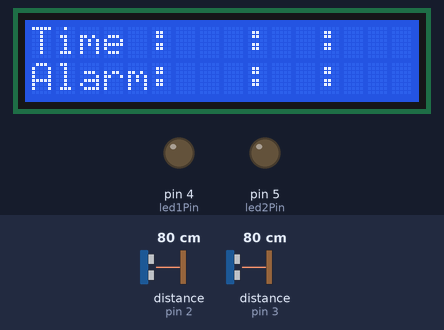
A program run on a simulated Arduino Uno, built with avr-gcc and run on an emulated ATmega328P. On the bench: 16×2 character LCD, output pins drawn as LEDs (lit = HIGH). Wiring (inferred from the names in the program): 2 × range finder with pulse-width output: data pin 2 / data pin 3. Inputs (shaded band) come from the test bench; at power-on: distance to the obstacle (sensors on pin 2, pin 3) 80 cm. What the program prints to the serial monitor is not drawn.

Above: at 0.36 s.
At 1.2 s:
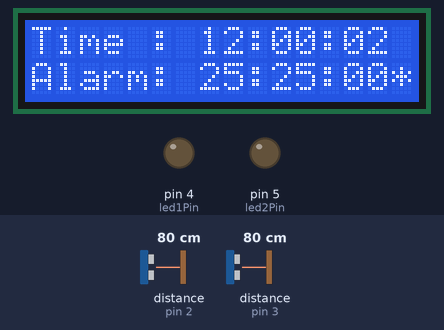
1.3 s: distance to the obstacle (sensor on pin 2) set to 250 cm
At 1.34 s:
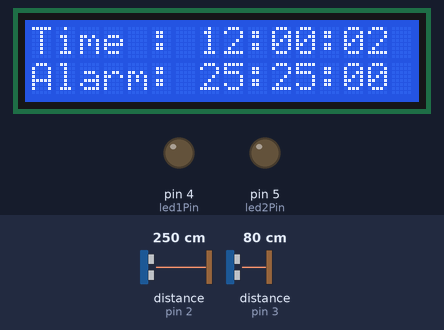

The program:

main.cpp
```cpp
#include <Arduino.h>
#include "functions.hpp"
#include "string.h"

//Variable names for the switches and leds
const uint8_t led1Pin = 4;
const uint8_t led2Pin = 5;
const uint8_t switch1Pin = 2;
const uint8_t switch2Pin = 3;

//Clocktime
uint8_t hours = 12;
uint8_t minutes = 0;
uint8_t seconds = 0;

//Alarm time
uint8_t Alarmhours = 12;
uint8_t Alarmminutes = 0;
uint8_t Alarmseconds = 0;

//mode
uint8_t timemode = 0;
uint8_t alarmmode = 0;

int buttonState = 0;      // current state of the button
int buttonState2 = 0;     // current state of the button 2
int lastButtonState = 0;  // previous state of the button
int lastButtonState2 = 0; // previous state of the button 2
int startPressed = 0;     // the time button was pressed
int endPressed = 0;       // the time button was released
int timeHold = 0;         // the time button is hold
int timeReleased = 0;     // the time button is released
int choice = 3;           // int used to react to alarm 1 = silence, 0 = delay, 3 = nothing

//maybe use buttonstate insted of buttonxpressed?

bool button1pressed = false; //state of button, used for alarm
bool button2pressed = false; //state of button, used for alarm

//alarm on or off
bool alarm = true;

//turn alarm on or off
uint8_t alarm_on_off = 0; //must be 5 to turn it on
uint8_t seconds_at_press;

void setup()
{
  Serial.begin(9600);

  setUpTimer();
  setUpButtons();

  pinMode(led1Pin, OUTPUT);
  pinMode(led2Pin, OUTPUT);

  pinMode(2, INPUT);
  pinMode(3, INPUT);

  startLCD();
  alarm_on_or_off(alarm);

  //get Alarm from mem and set it
  Alarm_from_mem_t ints_to_returned = readfromEEPROM();

  Alarmhours = ints_to_returned.Alarmhours;
  Alarmminutes = ints_to_returned.Alarmminutes;
}

void loop()
{

  //choice to react to alarm
  if (alarm)
  {

    choice = Alarm(hours, minutes, seconds, Alarmhours, Alarmminutes, Alarmseconds, button1pressed, button2pressed);

    if (choice == 1)
    {

      //testing purposes print function
      Serial.print("silence");

      digitalWrite(led2Pin, LOW);
      //need to re-read so that the Alarm doesnt get stuck with + 5 * x minutes
      //get Alarm from mem and set it
      Alarm_from_mem_t ints_to_returned = readfromEEPROM();

      Alarmhours = ints_to_returned.Alarmhours;
      Alarmminutes = ints_to_returned.Alarmminutes;

      //reset choice variable
      choice = 3;

      //reset state of buttons
      button1pressed = false;
      button2pressed = false;
    }
    else if (choice == 0)
    {
      digitalWrite(led2Pin, HIGH);
      //testing purposes print function
      Serial.print("delay by 5 mins");

      //might have problems with saving to non-volatile
      //increases alarm minutes by 5
      Alarmminutes += 5;

      //reset choice variable
      choice = 3;

      //reset state of buttons
      button1pressed = false;
      button2pressed = false;
    }
  }

  //read the state of buttons
  buttonState = digitalRead(switch1Pin);
  buttonState2 = digitalRead(switch2Pin);

  // button state changed
  if (buttonState != lastButtonState)
  {

    // the button was just pressed
    if (buttonState == HIGH)
    {
      startPressed = millis();
      timeReleased = startPressed - endPressed; //how much time button was pressed
    }
    else // the button was just released
    {
      endPressed = millis();
      timeHold = endPressed - startPressed;

      if (timeHold >= 2000)
      {

        if (timemode == 1)
        {
          //reset state of buttons
          button1pressed = false;
          button2pressed = false;
          timemode = 0; //leave clock mode
          hours--;
        }
        else if (!alarmmode && timemode == 0)
        {
          timemode = 1; //enter clock mode
        }
      }
    }
  }

  //last state of button 1 used to check how long button pressed
  lastButtonState = buttonState;

  //Alarm
  // button state changed
  if (buttonState2 != lastButtonState2)
  {
    // the button was just pressed
    if (buttonState2 == HIGH)
    {
      startPressed = millis();
      timeReleased = startPressed - endPressed;
    }
    else // the button was just released
    {
      endPressed = millis();
      timeHold = endPressed - startPressed; //how much time button was pressed

      if (timeHold >= 2000) //runs if button pressed nore then 4 seconds
      {

        if (alarmmode == 1)
        {
          //reset state of buttons
          button1pressed = false;
          button2pressed = false;

          alarmmode = 0; //leave alarm mode
          Alarmminutes--;

          //write to mem
          writetoEEPROM(Alarmhours, Alarmminutes);

          digitalWrite(led1Pin, HIGH);
        }
        else if (alarmmode == 0 && !timemode)
        {
          alarmmode = 1; // enter alarm mode
          digitalWrite(led1Pin, LOW);
        }
      }
    }
  }

  //last state of button 2, used to check for time pressed
  lastButtonState2 = buttonState2;
}

//if timer ticks
ISR(TIMER1_COMPA_vect)
{
  //increase seconds
  seconds++;

  if (seconds >= 60) //reset seconds if equals 60 and increase minutes
  {
    seconds = 0;
    minutes++;
  }

  if (minutes >= 60) //reset minutes if equals 60 and increase hours
  {
    minutes = 0;
    hours++;
  }

  if (hours >= 24) //reset hours if equals 24
  {
    hours = 0;
  }

  //used to control alarm on or off
  if (seconds % 2 == 0 && alarmmode == 0 && timemode == 0 && alarm_on_off > 0)
  {
    alarm_on_off--;
  }

  //update the clock
  updateClock(hours, minutes, seconds, Alarmhours, Alarmminutes, Alarmseconds);
}

ISR(INT0_vect) // button 1
{
  set_turn_sound_off();
  //if button 1 pressed, used for alarm
  button1pressed = true;

  //light and print function for testing purposes
  Serial.println("Button 1");

  if (timemode == 1) //if in clock mode and control clock
  {

    hours++;
    if (hours >= 24) //Reset hours and seconds
    {
      hours = 0;
      seconds = 0;
      updateClock(hours, minutes, seconds, Alarmhours, Alarmminutes, Alarmseconds);
    }

    else //Reset seconds
    {
      seconds = 0;
      updateClock(hours, minutes, seconds, Alarmhours, Alarmminutes, Alarmseconds);
    }
  }

  //alarm
  if (alarmmode == 1) //if in alarm mode
  {

    Alarmhours++;
    if (Alarmhours >= 24) //Reset Alarm hours and Alarm seconds
    {
      Alarmhours = 0;
      Alarmseconds = 0; //Alarm seconds resets each time the button is clicked
      updateClock(hours, minutes, seconds, Alarmhours, Alarmminutes, Alarmseconds);
    }

    else //Resets Alarm seconds
    {
      Alarmseconds = 0; //Alarm seconds resets each time the button is clicked
      updateClock(hours, minutes, seconds, Alarmhours, Alarmminutes, Alarmseconds);
    }
  }
}

ISR(INT1_vect) // button 2
{
  set_turn_sound_off();
  //if button 2 pressed, used for Alarm
  button2pressed = true;

  if (!alarmmode && !timemode)
  {
    alarm_on_off++;
  }

  if (alarm_on_off >= 5 && !timemode && !alarmmode)
  {

    if (alarm)
    {
      alarm = false;
      alarm_on_off = 0;
    }
    else
    {
      alarm = true;
      alarm_on_off = 0;
    }

    alarm_on_or_off(alarm);
  }

  //light and print function for testing purposes
  Serial.println("Button 2");

  if (timemode == 1) // if clock mode on control clock
  {
    minutes++;         //increase minutes by 1
    if (minutes >= 60) //reset minutes if bigger then 60
    {
      minutes = 0;
      seconds = 0; //reset seconds
      updateClock(hours, minutes, seconds, Alarmhours, Alarmminutes, Alarmseconds);
    }
    else
    {
      seconds = 0; //reset seconds
      updateClock(hours, minutes, seconds, Alarmhours, Alarmminutes, Alarmseconds);
    }
  }

  //Alarm

  if (alarmmode == 1) //if in alarm mode
  {
    Alarmminutes++;         //increase alarm minutes by 1
    if (Alarmminutes >= 60) //reset Alarm minutes if bigger then 60
    {
      Alarmminutes = 0;
      Alarmseconds = 0; //reset seconds
      updateClock(hours, minutes, seconds, Alarmhours, Alarmminutes, Alarmseconds);
    }
    else
    {
      Alarmseconds = 0; //reset seconds
      updateClock(hours, minutes, seconds, Alarmhours, Alarmminutes, Alarmseconds);
    }
  }
}
```

functions.cpp
```cpp
#include "functions.hpp"
#include <Arduino.h>
#include "pitches.hpp"
#include <LiquidCrystal.h>
#include <EEPROM.h>

//var used for alarm
uint8_t alarmon = 0;
LiquidCrystal lcd(7, 8, 9, 10, 11, 12);
bool turn_sound_off = false;

void set_turn_sound_off()
{
    turn_sound_off = true;
}


//set music with a frequency
int setPiezo()
{
    //Some code is used from this website: https://www.arduino.cc/en/Tutorial/toneMelody

    //The melody that will be played, see "pitches.hpp" for the notes. "Pitches.hpp" sets up note-variables as frequencies that will be played.
    int melody[] = {
        NOTE_FS4, 0, NOTE_CS5, NOTE_AS4, NOTE_AS4, 0, NOTE_GS4, NOTE_FS4,
        NOTE_FS4, NOTE_B4, NOTE_AS4, NOTE_AS4, NOTE_GS4, NOTE_GS4,
        NOTE_FS4, 0, NOTE_FS4, NOTE_CS5, NOTE_AS4, NOTE_AS4,
        NOTE_GS4, NOTE_GS4, NOTE_FS4, NOTE_FS4, NOTE_DS4, NOTE_CS4, NOTE_DS4, -1};
    //How long the tone should play for: 2 is half note, 4 is quarter note, etc.
    int durations[] = {4, 4, 4, 4, 6, 4, 4, 4, 4, 2, 4, 4, 4, 4, 4, 4, 4, 4, 4, 4, 4, 4, 4, 4, 2, 4, -1};

    int currentNote = 0;
    while (durations[currentNote] != -1)
    {
        if (turn_sound_off)
        {
            return NULL;
        }

        int duration = 1000 / durations[currentNote];
        tone(13, melody[currentNote], duration);
        int pause = duration * 1.30;
        delay(pause);
        noTone(13);
        currentNote++;

        if (turn_sound_off)
        {
            return NULL;
        }

    }
}

void startLCD()
{
    char time[8] = "Time :";
    char alarm[8] = "Alarm:";

    lcd.clear();
    lcd.begin(16,2);
    lcd.setCursor(0, 0);
    lcd.write(time);
    lcd.setCursor(0, 1);
    lcd.write(alarm);
    lcd.setCursor(9,0);
    lcd.write(":");
    lcd.setCursor(12,0);
    lcd.write(":");
    lcd.setCursor(9,1);
    lcd.write(":");
    lcd.setCursor(12,1);
    lcd.write(":");
}

void updateClockHours(uint8_t hours)
{
    char hoursStr[3] = { 0 };
    if (hours <= 9)
    {
        snprintf(hoursStr, sizeof(hoursStr), "0%i", hours);
    }
    else
    {
        snprintf(hoursStr, sizeof(hoursStr), "%i", hours);
    }

    lcd.setCursor(7, 0);
    lcd.write(hoursStr);
}

void updateClockMinutes(uint8_t minutes)
{
    char minutesStr[3] = { 0 };
    if (minutes <= 9)
    {
        snprintf(minutesStr, sizeof(minutesStr), "0%i", minutes);
    }
    else
    {
        snprintf(minutesStr, sizeof(minutesStr), "%i", minutes);
    }


    lcd.setCursor(10, 0);
    lcd.write(minutesStr);
}

void updateClockSeconds(uint8_t seconds)
{
    char secondsStr[3] = { 0 };
    if (seconds <= 9)
    {
        snprintf(secondsStr, sizeof(secondsStr), "0%i", seconds);
    }
    else
    {
        snprintf(secondsStr, sizeof(secondsStr), "%i", seconds);
    }


    lcd.setCursor(13, 0);
    lcd.write(secondsStr);
}

void updateAlarmHours(uint8_t hours)
{
    char hoursStr[3] = { 0 };
    if (hours <= 9)
    {
        snprintf(hoursStr, sizeof(hoursStr), "0%i", hours);
    }
    else
    {
        snprintf(hoursStr, sizeof(hoursStr), "%i", hours);
    }


    lcd.setCursor(7, 1);
    lcd.write(hoursStr);
}

void updateAlarmMinutes(uint8_t minutes)
{
    char minutesStr[3] = { 0 };
    if (minutes <= 9)
    {
        snprintf(minutesStr, sizeof(minutesStr), "0%i", minutes);
    }
    else
    {
        snprintf(minutesStr, sizeof(minutesStr), "%i", minutes);
    }


    lcd.setCursor(10, 1);
    lcd.write(minutesStr);
}

void updateAlarmSeconds(uint8_t seconds)
{
    char secondsStr[3] = { 0 };
    if (seconds <= 9)
    {
        snprintf(secondsStr, sizeof(secondsStr), "0%i", seconds);
    }
    else
    {
        snprintf(secondsStr, sizeof(secondsStr), "%i", seconds);
    }


    lcd.setCursor(13, 1);
    lcd.write(secondsStr);
}

void alarm_on_or_off(bool alarm)
{
    if (alarm)
    {
        lcd.setCursor(15, 1);
        lcd.write("*");
    }
    else
    {
        lcd.setCursor(15, 1);
        lcd.write(" ");
    }


}

//fucntion to strings to send to screen
void updateClock(uint8_t hours, uint8_t minutes, uint8_t seconds, uint8_t Alarmhours, uint8_t Alarmminutes, uint8_t Alarmseconds)
{
    updateClockHours(hours);
    updateClockMinutes(minutes);
    updateClockSeconds(seconds);
    updateAlarmHours(Alarmhours);
    updateAlarmMinutes(Alarmminutes);
    updateAlarmSeconds(Alarmseconds);
}

void setUpTimer()
{

    noInterrupts();
    //useless?
    //analog input
    EICRA |= (1 << ISC01);
    EICRA &= ~(1 << ISC00);
    EIMSK |= (1 << INT0); // Enable external interrupt 0 (pin 2)

    //manual delay
    TCCR1A = 0;
    TCCR1B = 0;
    TCNT1 = 0;

    TCCR1B |= (1 << CS12);
    TCCR1B |= (1 << WGM12);
    OCR1A = 16000000 / 256 / 1; // / by antal ganger per sekund som vi vil få en interrupt
    TIMSK1 |= (1 << OCIE1A);
    interrupts();
}

void setUpButtons()
{
    noInterrupts();

    EICRA = 0;

    EICRA |= (1 << ISC00);
    EICRA |= (1 << ISC01); // Configure interrupt to happen on falling edge

    EICRA |= (1 << ISC10); // Configure interrupt to happen on falling edge
    EICRA |= (1 << ISC11);

    EIMSK |= (1 << INT0); // Enable external interrupt 2, 3
    EIMSK |= (1 << INT1);

    interrupts();
}

//return true = silence, false = delay by 5 mins
int Alarm(uint8_t hours, uint8_t minutes, uint8_t seconds, uint8_t Alarmhours, uint8_t Alarmminutes, uint8_t Alarmseconds, bool button1pressed, bool button2pressed)
{
    if (hours == Alarmhours && minutes == Alarmminutes && seconds == Alarmseconds)
    {
        alarmon = 1;
        turn_sound_off = false;
    }

    if (alarmon == 1)
    {

        //play sound
        setPiezo();
        delay(1000);

        //choose
        if (button1pressed)
        {
            alarmon = 0;
            return 1;
        }
        else if (button2pressed)
        {
            alarmon = 0;
            Serial.println("button 2 ");
            return 0;
        }
    }
    return 3;
}

//function to write to non-volatile mem
void writetoEEPROM(uint8_t Alarmhours, uint8_t Alarmminutes)
{
    //Save Alarmhours
    EEPROM.update(1, Alarmhours);

    //Save Alarmminutes
    EEPROM.update(0, Alarmminutes);
}

//function that reads from non-volatile mem and returns ints in a struct
Alarm_from_mem_t readfromEEPROM()
{
    Alarm_from_mem_t ints_to_return;

    ints_to_return.Alarmhours = EEPROM.read(1);

    ints_to_return.Alarmminutes = EEPROM.read(0);

    return ints_to_return;
}
```

functions.hpp
```cpp
#ifndef FUNCTIONS_H
#define FUNCTIONS_H
#include <Arduino.h>

typedef struct
{
  uint8_t Alarmhours;
  uint8_t Alarmminutes;

}Alarm_from_mem_t;

void set_turn_sound_off();
int setPiezo(int frequency);
void printToLCD(char string[20], char second_string[20], bool alarm);
void setUpTimer();
void updateClock(uint8_t hours, uint8_t minutes, uint8_t seconds, uint8_t Alarmhours, uint8_t Alarmminutes, uint8_t Alarmseconds);
void setUpButtons();
int Alarm(uint8_t hours, uint8_t minutes, uint8_t seconds, uint8_t Alarmhours, uint8_t Alarmminutes, uint8_t Alarmseconds, bool button1pressed, bool button2pressed);
void writetoEEPROM(uint8_t Alarmhours, uint8_t Alarmminutes);
void startLCD();
void updateClockHours(uint8_t hours);
void updateClockMinutes(uint8_t minutes);
void updateClockSeconds(uint8_t seconds);
void updateAlarmHours(uint8_t Alarmhours);
void updateAlarmMinutes(uint8_t Alarmminutes);
void updateAlarmSeconds(uint8_t Alarmseconds);
void alarm_on_or_off(bool alarm);
Alarm_from_mem_t readfromEEPROM();


#endif
```

pitches.hpp
```cpp
/*************************************************
 * Public Constants
 *************************************************/

//Credits to Brett Hagman, pitches.hpp was found on this website: https://www.arduino.cc/en/Tutorial/toneMelody

#define NOTE_B0  31
#define NOTE_C1  33
#define NOTE_CS1 35
#define NOTE_D1  37
#define NOTE_DS1 39
#define NOTE_E1  41
#define NOTE_F1  44
#define NOTE_FS1 46
#define NOTE_G1  49
#define NOTE_GS1 52
#define NOTE_A1  55
#define NOTE_AS1 58
#define NOTE_B1  62
#define NOTE_C2  65
#define NOTE_CS2 69
#define NOTE_D2  73
#define NOTE_DS2 78
#define NOTE_E2  82
#define NOTE_F2  87
#define NOTE_FS2 93
#define NOTE_G2  98
#define NOTE_GS2 104
#define NOTE_A2  110
#define NOTE_AS2 117
#define NOTE_B2  123
#define NOTE_C3  131
#define NOTE_CS3 139
#define NOTE_D3  147
#define NOTE_DS3 156
#define NOTE_E3  165
#define NOTE_F3  175
#define NOTE_FS3 185
#define NOTE_G3  196
#define NOTE_GS3 208
#define NOTE_A3  220
#define NOTE_AS3 233
#define NOTE_B3  247
#define NOTE_C4  262
#define NOTE_CS4 277
#define NOTE_D4  294
#define NOTE_DS4 311
#define NOTE_E4  330
#define NOTE_F4  349
#define NOTE_FS4 370
#define NOTE_G4  392
#define NOTE_GS4 415
#define NOTE_A4  440
#define NOTE_AS4 466
#define NOTE_B4  494
#define NOTE_C5  523
#define NOTE_CS5 554
#define NOTE_D5  587
#define NOTE_DS5 622
#define NOTE_E5  659
#define NOTE_F5  698
#define NOTE_FS5 740
#define NOTE_G5  784
#define NOTE_GS5 831
#define NOTE_A5  880
#define NOTE_AS5 932
#define NOTE_B5  988
#define NOTE_C6  1047
#define NOTE_CS6 1109
#define NOTE_D6  1175
#define NOTE_DS6 1245
#define NOTE_E6  1319
#define NOTE_F6  1397
#define NOTE_FS6 1480
#define NOTE_G6  1568
#define NOTE_GS6 1661
#define NOTE_A6  1760
#define NOTE_AS6 1865
#define NOTE_B6  1976
#define NOTE_C7  2093
#define NOTE_CS7 2217
#define NOTE_D7  2349
#define NOTE_DS7 2489
#define NOTE_E7  2637
#define NOTE_F7  2794
#define NOTE_FS7 2960
#define NOTE_G7  3136
#define NOTE_GS7 3322
#define NOTE_A7  3520
#define NOTE_AS7 3729
#define NOTE_B7  3951
#define NOTE_C8  4186
#define NOTE_CS8 4435
#define NOTE_D8  4699
#define NOTE_DS8 4978
```
